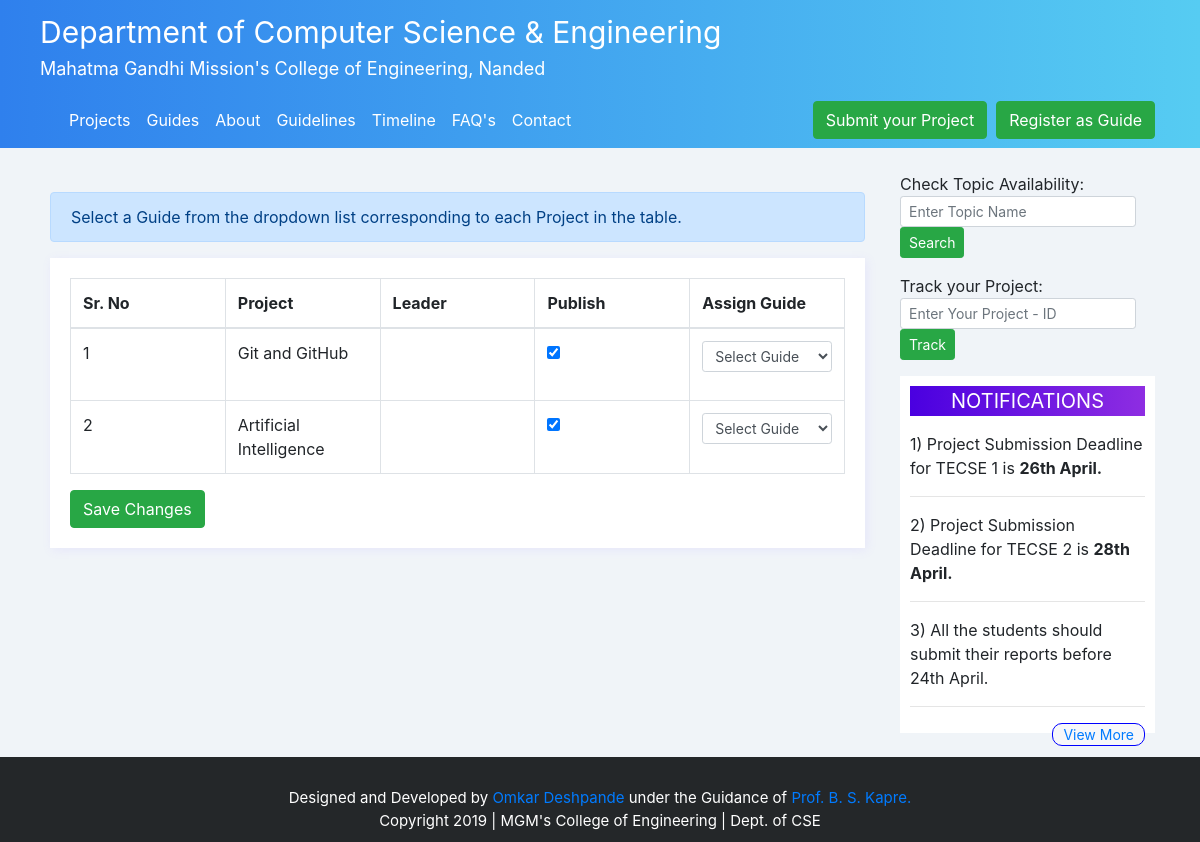
Page /assignGuide on the committed database.
### flaskproject/models.py (models this page shows, shortened)
class Project(db.Model):
    id = db.Column(db.Integer, primary_key=True)
    title = db.Column(db.String(50), unique=True, nullable=False)
    code = db.Column(db.String(50), nullable=True)
    desc = db.Column(db.Text, nullable=False)
    status = db.Column(db.String(20), nullable=True, default='NotPublished')
    guide_id = db.Column(db.Integer, db.ForeignKey('guide.id'), nullable=True)
    team_id = db.Column(db.Integer, db.ForeignKey('team.id'), nullable=True)
    techUsed = db.Column(db.Text, nullable=True)
    reason = db.Column(db.Text, nullable=False)
    date_created = db.Column(db.DateTime, nullable=False, default=datetime.utcnow)

### flaskproject/routes.py (the view)
@app.route("/assignGuide", methods=['GET', 'POST'])
def guideAssignment():
    projects = Project.query.filter_by(status='NotPublished')
    guides=Guide.query.all()
    return render_template('assignGuide.html', projects=projects, guides=guides, title='MGM Projects')

### flaskproject/forms.py
class trackProject(FlaskForm):
    project_id = StringField('Track Your Project: ',
                        validators = [DataRequired(), Length(min=7)])
    track = SubmitField('Track')

### flaskproject/routes.py (called while the page is built)
@app.context_processor
def inject_sidebar_trackForm():
    trackForm = trackProject()
    return dict(trackForm=trackForm)

### flaskproject/templates/assignGuide.html (shortened to what this page needs)
{%extends 'layout.html'%}
    {%block content%}
    <br/>
    <div class="alert alert-primary" role="alert">
      Select a Guide from the dropdown list corresponding to each Project in the table.
    </div>
    <div id="forms">
      <table class="table table-bordered table-hover">
        <thead>
          <tr>
            <th>Sr. No</th>
            <th>Project</th>
            <th>Leader</th>
            <th>Publish</th>
            <th>Assign Guide</th>
          </tr>
        </thead>
        <tbody>
          {% for project in projects %}
          <tr>
            <td>{{project.id}}</td>
            <td>{{project.title}}</td>
            <td>{{project.leader}}</td>
            <td><input type="checkbox" checked data-toggle="toggle" data-on="Published" data-off="Not Published" data-onstyle="success" data-offstyle="danger"></td>
            <td>
              <div class="form-group">
                <select class="form-control form-control-sm" id="selectGuide">
                  <option value="" disabled selected>Select Guide</option>
                </select>
              </div>
            </td>
          </tr>
            {% endfor %}
        </tbody>
      </table>
      <a class="btn btn-success my-2 my-sm-0" href="#">Save Changes</a>
    </div>
    {%endblock content%}

### flaskproject/static/main.css (style rules this page uses)
body { background: #F0F4F8; }
#forms { box-shadow: 2px 2px 10px lavender; padding: 20px; background: white; }
table { table-layout:fixed; width:100%; }
th,td { word-wrap: break-word; }

### rows in the picture
Project: id "1", title "Git and GitHub"
Project: id "2", title "Artificial Intelligence"
